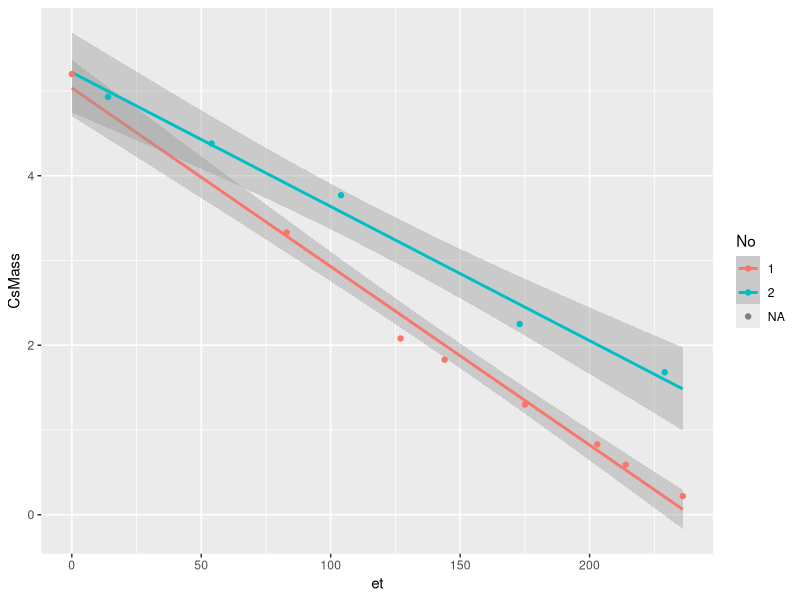

Write the R code that produced this figure.
## ---- chunk 1
library(tidyverse)
library(lubridate)

cs <- read.csv("cesium.csv") %>%
  mutate(Date = mdy(Date),
         No = as.factor(ifelse(Mass > 400, 1, 2)),
         CsMass = ifelse(Mass > 400, Mass - 406.6, Mass - 393.3),
         et = ifelse(Mass > 400, Date - ymd("2016-07-14"), Date - ymd("2017-03-10")))
## ---- chunk 2
cs.lm <- lm(CsMass ~ et, data = cs)
cs.lm
ggplot(cs, aes(et, CsMass, color = No)) +
  geom_smooth(method = "lm", fullrange = TRUE) +
  geom_point()  
